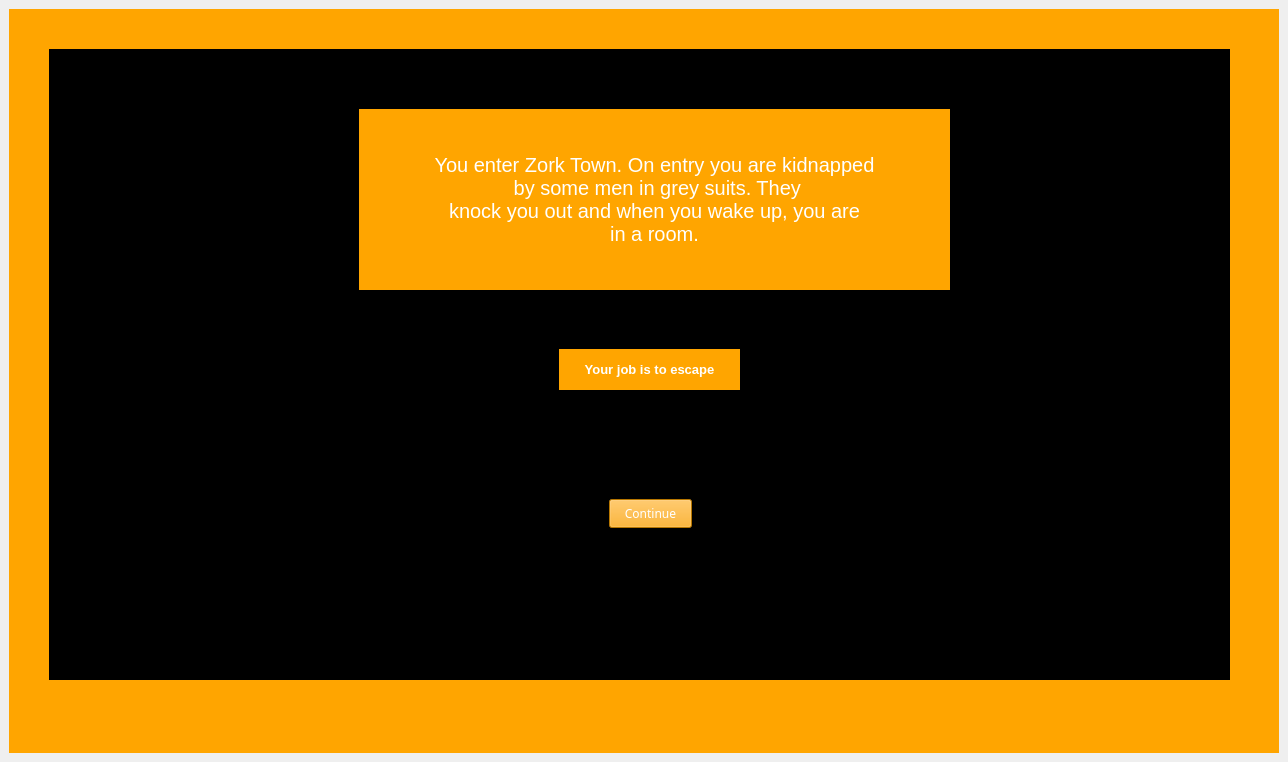
<?xml version="1.0" encoding="UTF-8"?>
<ui version="4.0">
 <class>MainWindow</class>
 <widget class="QMainWindow" name="MainWindow">
  <property name="geometry">
   <rect>
    <x>0</x>
    <y>0</y>
    <width>1288</width>
    <height>762</height>
   </rect>
  </property>
  <property name="windowTitle">
   <string>MainWindow</string>
  </property>
  <widget class="QWidget" name="centralwidget">
   <property name="sizePolicy">
    <sizepolicy hsizetype="Expanding" vsizetype="Expanding">
     <horstretch>0</horstretch>
     <verstretch>0</verstretch>
    </sizepolicy>
   </property>
   <layout class="QGridLayout" name="gridLayout">
    <item row="0" column="0">
     <widget class="QStackedWidget" name="AllPages">
      <property name="currentIndex">
       <number>1</number>
      </property>
      <widget class="QWidget" name="page">
       <widget class="QGraphicsView" name="graphicsView">
        <property name="geometry">
         <rect>
          <x>50</x>
          <y>40</y>
          <width>1201</width>
          <height>631</height>
         </rect>
        </property>
       </widget>
       <widget class="QGraphicsView" name="graphicsView_2">
        <property name="geometry">
         <rect>
          <x>160</x>
          <y>90</y>
          <width>1001</width>
          <height>511</height>
         </rect>
        </property>
       </widget>
       <widget class="QLabel" name="label">
        <property name="geometry">
         <rect>
          <x>450</x>
          <y>180</y>
          <width>391</width>
          <height>131</height>
         </rect>
        </property>
        <property name="font">
         <font>
          <family>Tw Cen MT Condensed</family>
          <pointsize>38</pointsize>
         </font>
        </property>
        <property name="autoFillBackground">
         <bool>true</bool>
        </property>
        <property name="text">
         <string>Escape Zork Town</string>
        </property>
        <property name="alignment">
         <set>Qt::AlignCenter</set>
        </property>
       </widget>
       <widget class="QPushButton" name="pushButton">
        <property name="geometry">
         <rect>
          <x>600</x>
          <y>380</y>
          <width>83</width>
          <height>41</height>
         </rect>
        </property>
        <property name="font">
         <font>
          <family>Tw Cen MT Condensed Extra Bold</family>
          <pointsize>20</pointsize>
         </font>
        </property>
        <property name="text">
         <string>Play</string>
        </property>
       </widget>
      </widget>
      <widget class="QWidget" name="home2">
       <property name="styleSheet">
        <string notr="true">background-color: orange; color: white;</string>
       </property>
       <widget class="QGraphicsView" name="graphicsView_3">
        <property name="geometry">
         <rect>
          <x>40</x>
          <y>40</y>
          <width>1181</width>
          <height>631</height>
         </rect>
        </property>
        <property name="styleSheet">
         <string notr="true">background-color: black; color: white;</string>
        </property>
       </widget>
       <widget class="QLabel" name="label_2">
        <property name="geometry">
         <rect>
          <x>350</x>
          <y>100</y>
          <width>591</width>
          <height>181</height>
         </rect>
        </property>
        <property name="font">
         <font>
          <pointsize>15</pointsize>
         </font>
        </property>
        <property name="autoFillBackground">
         <bool>false</bool>
        </property>
        <property name="text">
         <string>You enter Zork Town. On entry you are kidnapped
 by some men in grey suits. They 
knock you out and when you wake up, you are
in a room.</string>
        </property>
        <property name="alignment">
         <set>Qt::AlignCenter</set>
        </property>
       </widget>
       <widget class="QLabel" name="label_3">
        <property name="geometry">
         <rect>
          <x>550</x>
          <y>340</y>
          <width>181</width>
          <height>41</height>
         </rect>
        </property>
        <property name="font">
         <font>
          <pointsize>10</pointsize>
          <bold>true</bold>
         </font>
        </property>
        <property name="autoFillBackground">
         <bool>false</bool>
        </property>
        <property name="text">
         <string>Your job is to escape</string>
        </property>
        <property name="alignment">
         <set>Qt::AlignCenter</set>
        </property>
       </widget>
       <widget class="QPushButton" name="pushButton_2">
        <property name="geometry">
         <rect>
          <x>600</x>
          <y>490</y>
          <width>83</width>
          <height>29</height>
         </rect>
        </property>
        <property name="font">
         <font>
          <family>Tw Cen MT Condensed Extra Bold</family>
         </font>
        </property>
        <property name="text">
         <string>Continue</string>
        </property>
       </widget>
      </widget>
     </widget>
    </item>
   </layout>
  </widget>
 </widget>
 <tabstops>
  <tabstop>graphicsView</tabstop>
  <tabstop>graphicsView_2</tabstop>
  <tabstop>pushButton</tabstop>
 </tabstops>
 <resources/>
 <connections/>
</ui>
